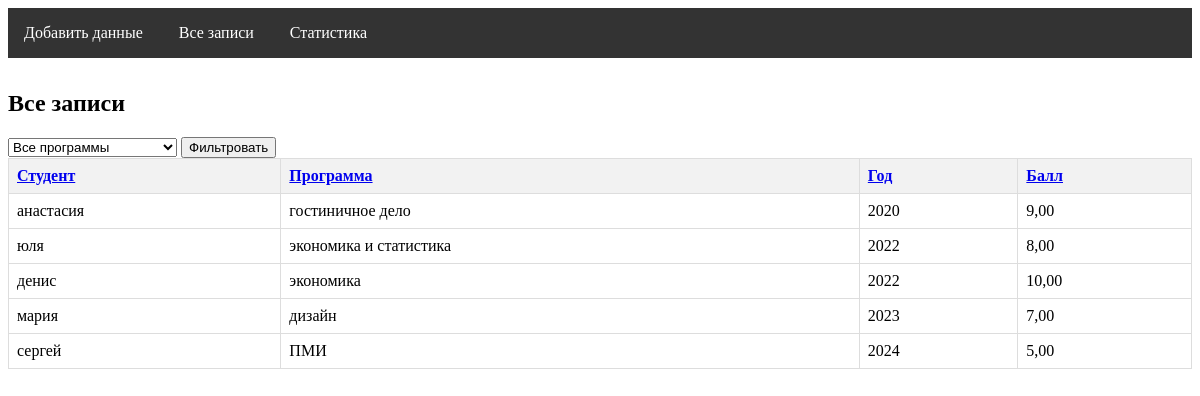
/data/?sort=year, run on the app's committed database.
### education/models.py (models this page shows, shortened)
class EducationProgram(models.Model):
    student_name = models.CharField("ФИО студента", max_length=100)
    program_name = models.CharField("Название программы", max_length=100)
    year = models.PositiveIntegerField("Год поступления")
    score = models.DecimalField("Балл", max_digits=5, decimal_places=2)
    created_at = models.DateTimeField("Дата создания", auto_now_add=True)
    class Meta:
        verbose_name = "Программа"
        verbose_name_plural = "Программы"

### education/views.py (the view)
# urls.py: path('data/', views.data_list, name='data_list'),
def data_list(request):
    programs = EducationProgram.objects.all()
    program_filter = request.GET.get('program')
    if program_filter:
        programs = programs.filter(program_name=program_filter)
    sort = request.GET.get('sort')
    if sort:
        programs = programs.order_by(sort)
    unique_programs = EducationProgram.objects.values_list(
        'program_name', flat=True
    ).distinct()
    return render(request, 'education/data_list.html', {
        'programs': programs,
        'unique_programs': unique_programs,
    })

### education/templates/education/data_list.html (shortened to what this page needs)
{% extends "education/base.html" %}
{% block content %}
<h2>Все записи</h2>
<div class="filters">
    <form method="get">
        <select name="program">
            <option value="">Все программы</option>
        </select>
        <button type="submit">Фильтровать</button>
    </form>
</div>
<table>
    <tr>
        <th><a href="?sort=student_name">Студент</a></th>
        <th><a href="?sort=program_name">Программа</a></th>
        <th><a href="?sort=year">Год</a></th>
        <th><a href="?sort=score">Балл</a></th>
    </tr>
    {% for program in programs %}
    <tr>
        <td>{{ program.student_name }}</td>
        <td>{{ program.program_name }}</td>
        <td>{{ program.year }}</td>
        <td>{{ program.score }}</td>
    </tr>
    {% endfor %}
</table>
{% endblock %}

### education/templates/education/base.html (style rules this page uses)
table { border-collapse: collapse; width: 100%; }
th, td { border: 1px solid #ddd; padding: 8px; text-align: left; }
th { background-color: #f2f2f2; }

### data on the page
EducationProgram: student_name "анастасия", program_name "гостиничное дело", year "2020", score "9,00"
EducationProgram: student_name "юля", program_name "экономика и статистика", year "2022", score "8,00"
EducationProgram: student_name "денис", program_name "экономика", year "2022", score "10,00"
EducationProgram: student_name "мария", program_name "дизайн", year "2023", score "7,00"
EducationProgram: student_name "сергей", program_name "ПМИ", year "2024", score "5,00"
